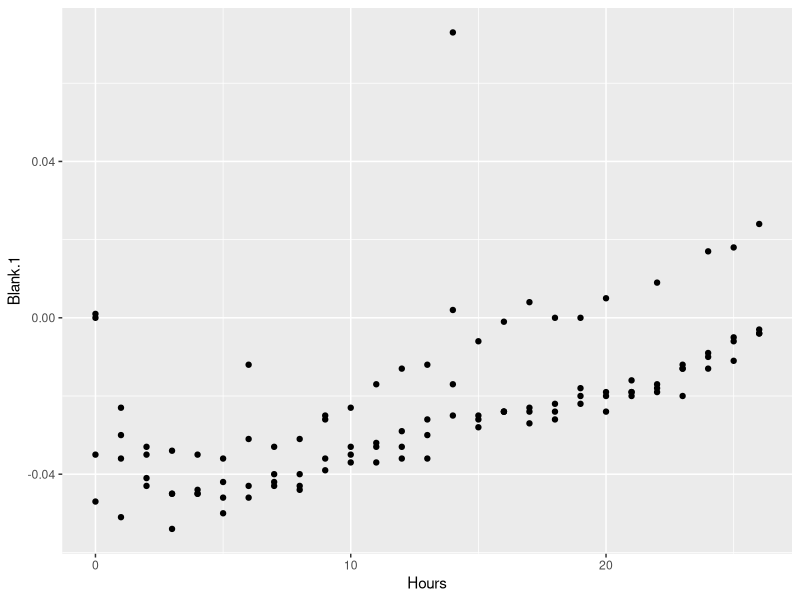
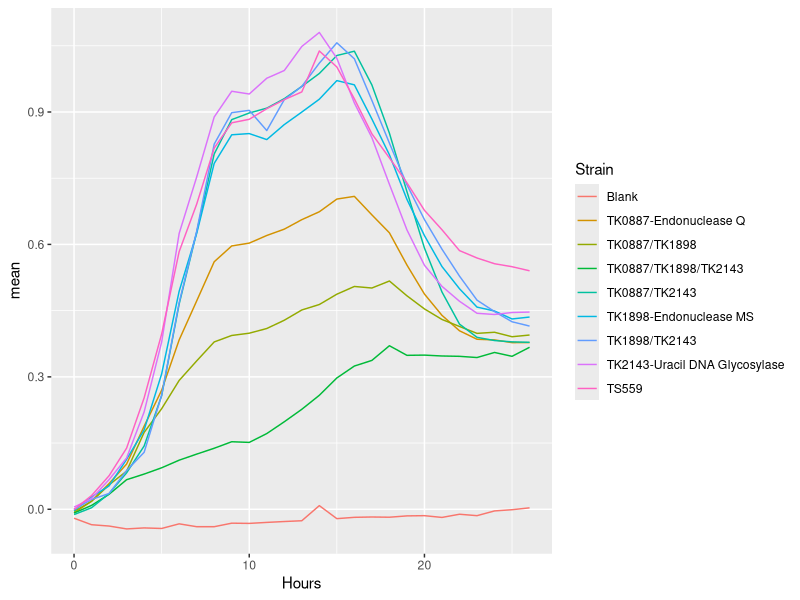
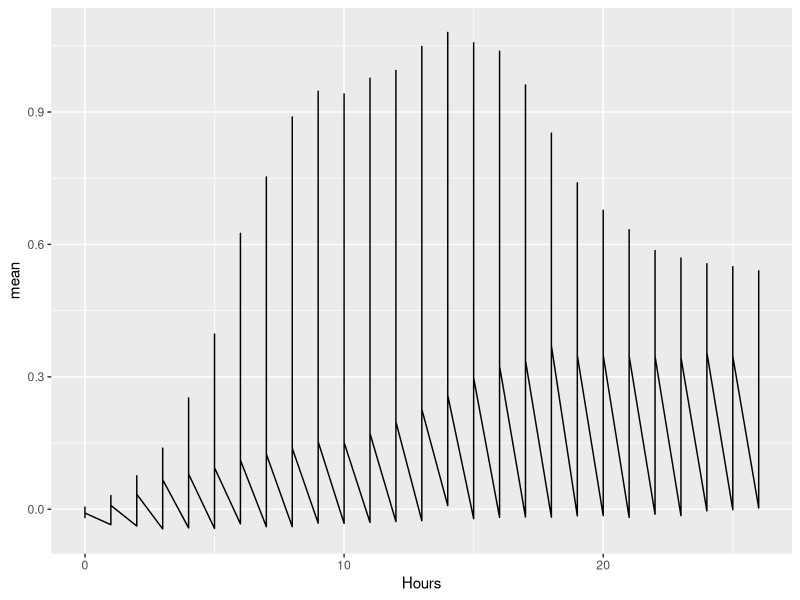
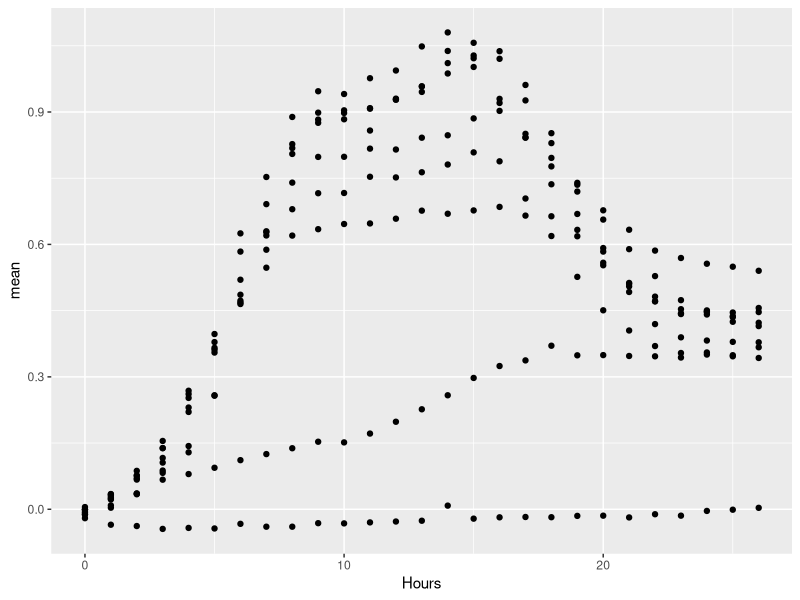
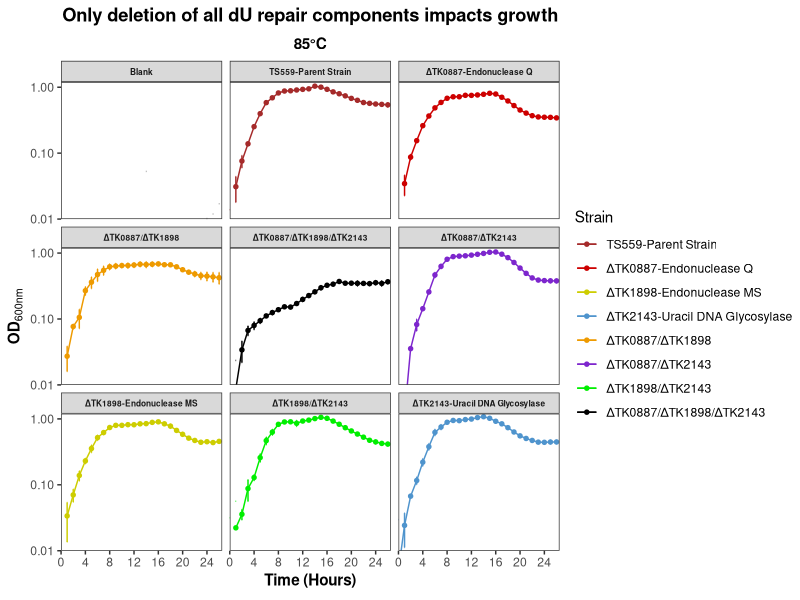
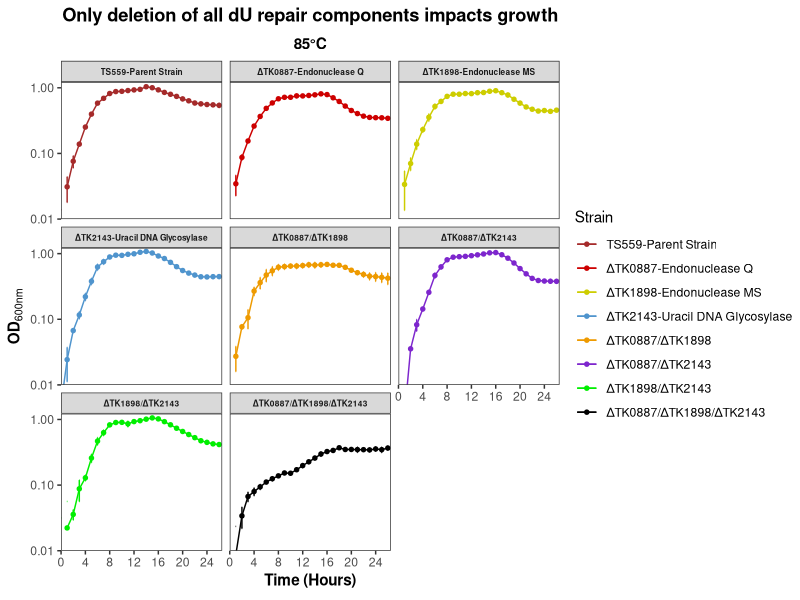
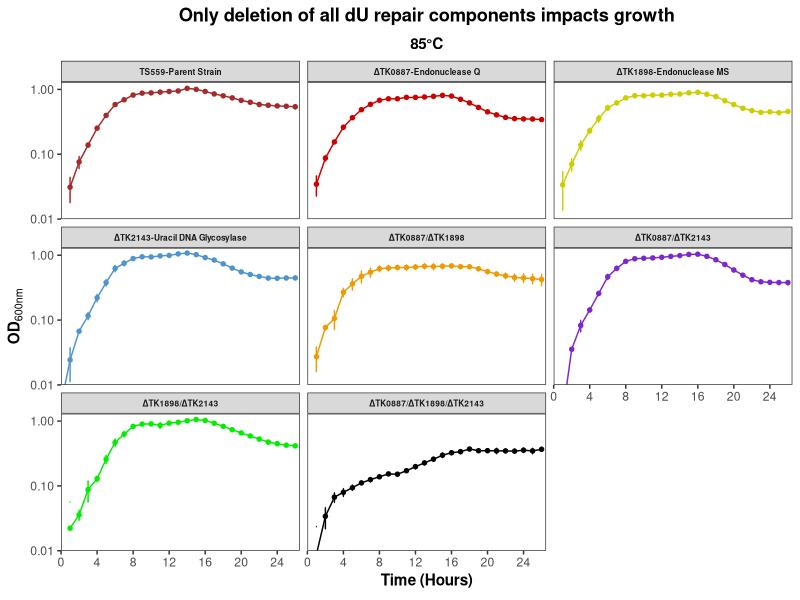
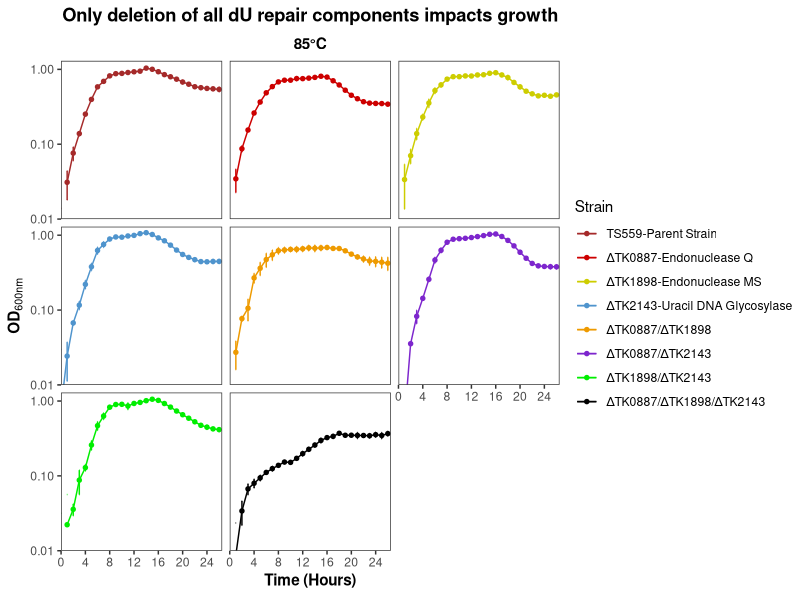

Write the R code that produced these figures, in order.
## ---- chunk 1
knitr::opts_chunk$set(echo = TRUE)
## ---- chunk 2
library(datasets)
library(tidyverse)
library(knitr)
library(ggplot2)
library(ggthemes)




## ---- chunk 3
####
#01#
####


dU_GC<-read.csv("Growth_Curve_dU.csv",fill=TRUE,header=TRUE)

head(dU_GC)


## ---- chunk 4
####
#02#
####

dU_GC%>%
  ggplot() +
  geom_point(aes(x=Hours, y=Blank.1)) +
  geom_point(aes(x=Hours, y=Blank.2)) +
geom_point(aes(x=Hours, y=Blank.3)) +
geom_point(aes(x=Hours, y=Blank.4)) 

## ---- chunk 5
####
#02#
####


GC_85_Blank <-dU_GC %>%
pivot_longer(cols = starts_with("Blank"), 
               names_to = "Blank Replicates", 
               values_to = "Blank Absorbance",
               values_drop_na = TRUE,
               values_transform = list(Absorbance=as.character)) %>%
  select(c(Hours, `Blank Replicates`, `Blank Absorbance`)) %>%
  group_by(Hours) %>%
  summarize(mean = mean(`Blank Absorbance`), sd= sd(`Blank Absorbance`)) %>%
  add_column(Strain = "Blank")

GC_85_TS559 <- dU_GC %>%
  pivot_longer(cols = starts_with("TS559"), 
               names_to = "TS559 Replicates", 
               values_to = "TS559 Absorbance",
               values_drop_na = TRUE) %>%
  select(c(Hours, `TS559 Replicates`, `TS559 Absorbance`)) %>%
  group_by(Hours) %>%
  summarize(mean = mean(`TS559 Absorbance`), sd = sd(`TS559 Absorbance`)) %>%
  add_column(Strain = "TS559")

GC_85_0887 <- dU_GC %>%
  pivot_longer(cols = starts_with("TK0887"), 
               names_to = "0887 Replicates", 
               values_to = "0887 Absorbance",
               values_drop_na = TRUE) %>%
  select(c(Hours, `0887 Replicates`, `0887 Absorbance`))%>%
  group_by(Hours) %>%
  summarize(mean = mean(`0887 Absorbance`), sd = sd(`0887 Absorbance`))%>%
  add_column(Strain = "TK0887-Endonuclease Q")


GC_85_1898 <- dU_GC %>%
  pivot_longer(cols = starts_with("TK1898"), 
               names_to = "1898 Replicates", 
               values_to = "1898 Absorbance",
               values_drop_na = TRUE) %>%
  select(c(Hours, `1898 Replicates`, `1898 Absorbance`)) %>%
  group_by(Hours) %>%
  summarize(mean = mean(`1898 Absorbance`), sd = sd(`1898 Absorbance`))%>%
  add_column(Strain = "TK1898-Endonuclease MS")

GC_85_2143 <- dU_GC %>%
  pivot_longer(cols = starts_with("TK2143"), 
               names_to = "2143 Replicates", 
               values_to = "2143 Absorbance",
               values_drop_na = TRUE) %>%
  select(c(Hours, `2143 Replicates`, `2143 Absorbance`)) %>%
  group_by(Hours) %>%
  summarize(mean = mean(`2143 Absorbance`), sd = sd(`2143 Absorbance`))%>%
  add_column(Strain = "TK2143-Uracil DNA Glycosylase")

GC_85_0887_1898 <- dU_GC %>%
  pivot_longer(cols = starts_with("TK0887.TK1898"), 
               names_to = "TK0887/TK1898 Replicates", 
               values_to = "TK0887/TK1898 Absorbance",
               values_drop_na = TRUE) %>%
  select(c(Hours, `TK0887/TK1898 Replicates`, `TK0887/TK1898 Absorbance`)) %>%
  group_by(Hours) %>%
  summarize(mean = mean(`TK0887/TK1898 Absorbance`), 
            sd = sd(`TK0887/TK1898 Absorbance`))%>%
  add_column(Strain = "TK0887/TK1898")

GC_85_0887_2143 <- dU_GC %>%
  pivot_longer(cols = starts_with("TK0887.TK2143"), 
               names_to = "TK0887/TK2143 Replicates", 
               values_to = "TK0887/TK2143 Absorbance",
               values_drop_na = TRUE) %>%
  select(c(Hours, `TK0887/TK2143 Replicates`, `TK0887/TK2143 Absorbance`)) %>%
  group_by(Hours) %>%
  summarize(mean = mean(`TK0887/TK2143 Absorbance`), 
            sd = sd(`TK0887/TK2143 Absorbance`))%>%
  add_column(Strain = "TK0887/TK2143")

GC_85_1898_2143 <- dU_GC %>%
  pivot_longer(cols = starts_with("TK1898.TK2143"), 
               names_to = "TK1898/TK2143 Replicates", 
               values_to = "TK1898/TK2143 Absorbance",
               values_drop_na = TRUE) %>%
  select(c(Hours, `TK1898/TK2143 Replicates`, `TK1898/TK2143 Absorbance`)) %>%
  group_by(Hours) %>%
  summarize(mean = mean(`TK1898/TK2143 Absorbance`), 
            sd = sd(`TK1898/TK2143 Absorbance`))%>%
  add_column(Strain = "TK1898/TK2143")

GC_85_0887_1898_2143<- dU_GC %>%
  pivot_longer(cols = starts_with("TK0887.TK1898.TK2143"), 
               names_to = "TK0887/TK1898/TK2143 Replicates", 
               values_to = "TK0887/TK1898/TK2143 Absorbance",
               values_drop_na = TRUE) %>%
  select(c(Hours, `TK0887/TK1898/TK2143 Replicates`,
           `TK0887/TK1898/TK2143 Absorbance`)) %>%
  group_by(Hours) %>%
  summarize(mean = mean(`TK0887/TK1898/TK2143 Absorbance`), 
            sd = sd(`TK0887/TK1898/TK2143 Absorbance`))%>%
  add_column(Strain = "TK0887/TK1898/TK2143")


# combine tables
dU_Table <-rbind(GC_85_Blank, GC_85_TS559)
dU_Table <-rbind(dU_Table, GC_85_0887)
dU_Table <-rbind(dU_Table, GC_85_1898)
dU_Table <-rbind(dU_Table, GC_85_2143)
dU_Table <-rbind(dU_Table, GC_85_0887_1898)
dU_Table <-rbind(dU_Table, GC_85_0887_2143)
dU_Table <-rbind(dU_Table, GC_85_1898_2143)
dU_Table_Final <-rbind(dU_Table, GC_85_0887_1898_2143)


dU_Table_Final %>%
  ggplot() +
  geom_line(aes(x=Hours, y=mean, color=Strain))
## ---- chunk 6
dU_Table_Final %>%
  ggplot() +
  geom_line(aes(x=Hours, y=mean))

## ---- chunk 7
####
#03#
####

dU_GC_tidy<-read.csv("Growth_Curve_dU_tidy.csv",fill=TRUE,header=TRUE)

head(dU_GC_tidy)

dU_GC_tidy_Stat <- dU_GC_tidy %>%
  group_by(Hours, Strain) %>%
  summarize(mean = mean(OD), sd = sd(OD)) %>%
  group_by(Strain)

dU_GC_tidy_Stat%>%
  ggplot() +
  geom_point(aes(x=Hours, y=mean))
  

## ---- chunk 8
####
#04#
####


  

## ---- chunk 9
####
#05#
####


dU_GC_tidy_Stat <- dU_GC_tidy_Stat %>%
  mutate(Strain = 
           recode(Strain, "TK0887-Endonuclease Q" = "\u0394TK0887-Endonuclease Q", 
                  "TK1898-Endonuclease MS" = "\u0394TK1898-Endonuclease MS", 
                  "TK2143-Uracil DNA Glycosylase" = "\u0394TK2143-Uracil DNA Glycosylase",
                  "TK0887/TK1898" = "\u0394TK0887/\u0394TK1898", 
                  "TK0887/TK2143" = "\u0394TK0887/\u0394TK2143", 
                  "TK1898/TK2143" = "\u0394TK1898/\u0394TK2143", 
                  "TK0887/TK1898/TK2143" = "\u0394TK0887/\u0394TK1898/\u0394TK2143"))

#now let's see how the graph looks with the mutated data

  

## ---- chunk 10
####
#06#
####


## ---- chunk 11
####
#06b#
####




## ---- chunk 12
####
#07#
####

help("plotmath")


  

## ---- chunk 13
####
#08#
####


                       
                                                                

## ---- chunk 14
####
#08b#
####


                       
                                                                
  
## ---- chunk 15
####
#08c#
####


                       
                                                                
  
## ---- chunk 16
####
#09#
####



## ---- chunk 17
####
#09b#
####


 
## ---- chunk 18
####
#09c#
####



## ---- chunk 19
####
#10#
####


  



## ---- chunk 20
####
#10b#
####

#the following line of code will remove the grid panel.
  #theme(panel.grid.major = element_blank(), panel.grid.minor = element_blank())

#using a theme


  

#using and adjusting the theme


## ---- chunk 21
####
#10#
####



#ggsave("dU Growth Curve.jpg")
 
## ---- chunk 22
####
#11#
####

dU_GC_tidy_Stat%>%
  ggplot() +
  theme_test() +
  geom_line(aes(x=Hours, y=mean, color=Strain), size=0.5) +
  geom_point(aes(x=Hours, y=mean, color=Strain), size=1.2) +
  geom_errorbar(width=0.1, aes(x=Hours, ymax = mean+sd, ymin = mean-sd, color=Strain)) +
  labs(title = bquote(bold("Only deletion of all dU repair components impacts growth")), subtitle=bquote(bold("85\u00B0C")),
       y = bquote(bold("OD")[600][nm]),
       x = bquote(bold('Time (Hours)'))) +
  theme(plot.title = element_text(hjust = 0.5), plot.subtitle= element_text(hjust =   0.5)) +
  scale_x_continuous(breaks=c(0, 4, 8, 12, 16, 20, 24), expand=c(0,0)) +
  scale_y_continuous(breaks=c(0.01, 0.1, 1.0), expand=c(0,0), trans='log10') +
  coord_cartesian(xlim=c(0,26.5), ylim=c(0.01, 1.2)) + 
  scale_color_manual(values=c("white", "brown", "red3", "yellow3", "steelblue3", "orange2", "purple3", "green2", "black" ), name = "Strain", breaks=c("Blank", "TS559-Parent Strain", "\u0394TK0887-Endonuclease Q", "\u0394TK1898-Endonuclease MS", "\u0394TK2143-Uracil DNA Glycosylase","\u0394TK0887/\u0394TK1898", "\u0394TK0887/\u0394TK2143", "\u0394TK1898/\u0394TK2143", "\u0394TK0887/\u0394TK1898/\u0394TK2143"), limits = c("TS559-Parent Strain", "\u0394TK0887-Endonuclease Q", "\u0394TK1898-Endonuclease MS", "\u0394TK2143-Uracil DNA Glycosylase","\u0394TK0887/\u0394TK1898", "\u0394TK0887/\u0394TK2143", "\u0394TK1898/\u0394TK2143", "\u0394TK0887/\u0394TK1898/\u0394TK2143"))+
  theme(panel.grid.major = element_blank(), panel.grid.minor = element_blank()) +
  facet_wrap(~Strain) +
  theme(strip.text = element_text(face = "bold", size=6))

## ---- chunk 23
####
#11b#
####

dU_GC_tidy_Stat_Clean <- dU_GC_tidy_Stat[-(which(dU_GC_tidy_Stat$Strain %in% "Blank" )),]

                                                 
dU_GC_tidy_Stat_Clean%>%
  ggplot() +
  theme_test() +
  geom_line(aes(x=Hours, y=mean, color=Strain), size=0.5) +
  geom_point(aes(x=Hours, y=mean, color=Strain), size=1.2) +
  geom_errorbar(width=0.1, aes(x=Hours, ymax = mean+sd, ymin = mean-sd, color=Strain)) +
  labs(title = bquote(bold("Only deletion of all dU repair components impacts growth")), subtitle=bquote(bold("85\u00B0C")),
       y = bquote(bold("OD")[600][nm]),
       x = bquote(bold('Time (Hours)'))) +
  theme(plot.title = element_text(hjust = 0.5), plot.subtitle= element_text(hjust =   0.5)) +
  scale_x_continuous(breaks=c(0, 4, 8, 12, 16, 20, 24), expand=c(0,0)) +
  scale_y_continuous(breaks=c(0.01, 0.1, 1.0), expand=c(0,0), trans='log10') +
  coord_cartesian(xlim=c(0,26.5), ylim=c(0.01, 1.225)) + 
  scale_color_manual(values=c("brown", "red3", "yellow3", "steelblue3", "orange2", "purple3", "green2", "black" ), name = "Strain", breaks=c("TS559-Parent Strain", "\u0394TK0887-Endonuclease Q", "\u0394TK1898-Endonuclease MS", "\u0394TK2143-Uracil DNA Glycosylase","\u0394TK0887/\u0394TK1898", "\u0394TK0887/\u0394TK2143", "\u0394TK1898/\u0394TK2143", "\u0394TK0887/\u0394TK1898/\u0394TK2143"), limits = c("TS559-Parent Strain", "\u0394TK0887-Endonuclease Q", "\u0394TK1898-Endonuclease MS", "\u0394TK2143-Uracil DNA Glycosylase","\u0394TK0887/\u0394TK1898", "\u0394TK0887/\u0394TK2143", "\u0394TK1898/\u0394TK2143", "\u0394TK0887/\u0394TK1898/\u0394TK2143"))+
  theme(panel.grid.major = element_blank(), panel.grid.minor = element_blank()) +
  facet_wrap(~Strain) +
  facet_wrap(~factor(Strain, levels=c( "TS559-Parent Strain", "\u0394TK0887-Endonuclease Q", "\u0394TK1898-Endonuclease MS", "\u0394TK2143-Uracil DNA Glycosylase","\u0394TK0887/\u0394TK1898", "\u0394TK0887/\u0394TK2143", "\u0394TK1898/\u0394TK2143", "\u0394TK0887/\u0394TK1898/\u0394TK2143"))) +
    theme(strip.text = element_text(face = "bold", size=6))


## ---- chunk 24
####
#11c#
####


#without the legend


dU_GC_tidy_Stat_Clean%>%
  ggplot() +
  theme_test() +
  geom_line(aes(x=Hours, y=mean, color=Strain), size=0.5) +
  geom_point(aes(x=Hours, y=mean, color=Strain), size=1.2) +
  geom_errorbar(width=0.1, aes(x=Hours, ymax = mean+sd, ymin = mean-sd, color=Strain)) +
  labs(title = bquote(bold("Only deletion of all dU repair components impacts growth")), subtitle=bquote(bold("85\u00B0C")),
       y = bquote(bold("OD")[600][nm]),
       x = bquote(bold('Time (Hours)'))) +
  theme(plot.title = element_text(hjust = 0.5), plot.subtitle= element_text(hjust =   0.5)) +
  scale_x_continuous(breaks=c(0, 4, 8, 12, 16, 20, 24), expand=c(0,0)) +
  scale_y_continuous(breaks=c(0.01, 0.1, 1.0), expand=c(0,0), trans='log10') +
  coord_cartesian(xlim=c(0,26.5), ylim=c(0.01, 1.3)) + 
  scale_color_manual(values=c("brown", "red3", "yellow3", "steelblue3", "orange2", "purple3", "green2", "black" ), name = "Strain", breaks=c("TS559-Parent Strain", "\u0394TK0887-Endonuclease Q", "\u0394TK1898-Endonuclease MS", "\u0394TK2143-Uracil DNA Glycosylase","\u0394TK0887/\u0394TK1898", "\u0394TK0887/\u0394TK2143", "\u0394TK1898/\u0394TK2143", "\u0394TK0887/\u0394TK1898/\u0394TK2143"), limits = c("TS559-Parent Strain", "\u0394TK0887-Endonuclease Q", "\u0394TK1898-Endonuclease MS", "\u0394TK2143-Uracil DNA Glycosylase","\u0394TK0887/\u0394TK1898", "\u0394TK0887/\u0394TK2143", "\u0394TK1898/\u0394TK2143", "\u0394TK0887/\u0394TK1898/\u0394TK2143"))+
  theme(panel.grid.major = element_blank(), panel.grid.minor = element_blank()) +
  facet_wrap(~Strain) +
  facet_wrap(~factor(Strain, levels=c( "TS559-Parent Strain", "\u0394TK0887-Endonuclease Q", "\u0394TK1898-Endonuclease MS", "\u0394TK2143-Uracil DNA Glycosylase","\u0394TK0887/\u0394TK1898", "\u0394TK0887/\u0394TK2143", "\u0394TK1898/\u0394TK2143", "\u0394TK0887/\u0394TK1898/\u0394TK2143"))) +
    theme(strip.text = element_text(face = "bold", size=6)) +
theme(legend.position = "none") 

ggsave("dU Growth Curve_Facet_Wrapped.jpg")


#without the panel labels


dU_GC_tidy_Stat_Clean%>%
  ggplot() +
  theme_test() +
  geom_line(aes(x=Hours, y=mean, color=Strain), size=0.5) +
  geom_point(aes(x=Hours, y=mean, color=Strain), size=1.2) +
  geom_errorbar(width=0.1, aes(x=Hours, ymax = mean+sd, ymin = mean-sd, color=Strain)) +
  labs(title = bquote(bold("Only deletion of all dU repair components impacts growth")), subtitle=bquote(bold("85\u00B0C")),
       y = bquote(bold("OD")[600][nm]),
       x = bquote(bold('Time (Hours)'))) +
  theme(plot.title = element_text(hjust = 0.5), plot.subtitle= element_text(hjust =   0.5)) +
  scale_x_continuous(breaks=c(0, 4, 8, 12, 16, 20, 24), expand=c(0,0)) +
  scale_y_continuous(breaks=c(0.01, 0.1, 1.0), expand=c(0,0), trans='log10') +
  coord_cartesian(xlim=c(0,26.5), ylim=c(0.01, 1.3)) + 
  scale_color_manual(values=c("brown", "red3", "yellow3", "steelblue3", "orange2", "purple3", "green2", "black" ), name = "Strain", breaks=c("TS559-Parent Strain", "\u0394TK0887-Endonuclease Q", "\u0394TK1898-Endonuclease MS", "\u0394TK2143-Uracil DNA Glycosylase","\u0394TK0887/\u0394TK1898", "\u0394TK0887/\u0394TK2143", "\u0394TK1898/\u0394TK2143", "\u0394TK0887/\u0394TK1898/\u0394TK2143"), limits = c("TS559-Parent Strain", "\u0394TK0887-Endonuclease Q", "\u0394TK1898-Endonuclease MS", "\u0394TK2143-Uracil DNA Glycosylase","\u0394TK0887/\u0394TK1898", "\u0394TK0887/\u0394TK2143", "\u0394TK1898/\u0394TK2143", "\u0394TK0887/\u0394TK1898/\u0394TK2143"))+
  theme(panel.grid.major = element_blank(), panel.grid.minor = element_blank()) +
  facet_wrap(~Strain) +
  facet_wrap(~factor(Strain, levels=c( "TS559-Parent Strain", "\u0394TK0887-Endonuclease Q", "\u0394TK1898-Endonuclease MS", "\u0394TK2143-Uracil DNA Glycosylase","\u0394TK0887/\u0394TK1898", "\u0394TK0887/\u0394TK2143", "\u0394TK1898/\u0394TK2143", "\u0394TK0887/\u0394TK1898/\u0394TK2143"))) +
    theme(strip.text = element_text(face = "bold", size=6)) +
theme( strip.text.x = element_blank() )

ggsave("dU Growth Curve_Facet_Wrapped_2.jpg")
 
## ---- chunk 25
####
#11#
####

#install.packages("ggpubr")
library(ggpubr)

#make 85 degree data into an item

dU_85 <- dU_GC_tidy_Stat_Clean%>%
  ggplot() +
  theme_test() +
  geom_line(aes(x=Hours, y=mean, color=Strain), size=0.5) +
  geom_point(aes(x=Hours, y=mean, color=Strain), size=1.2) +
  geom_errorbar(width=0.1, aes(x=Hours, ymax = mean+sd, ymin = mean-sd, color=Strain)) +
  labs(subtitle=bquote(bold("85\u00B0C")),
       y = bquote(bold("OD")[600][nm]),
       x = bquote(bold('Time (Hours)'))) +
  theme(plot.subtitle= element_text(hjust =   0.5)) +
  scale_x_continuous(breaks=c(0, 4, 8, 12, 16, 20, 24), expand=c(0,0)) +
  scale_y_continuous(breaks=c(0.01, 0.1, 1.0), expand=c(0,0), trans='log10') +
  coord_cartesian(xlim=c(0,26.5), ylim=c(0.01, 1.3)) + 
  scale_color_manual(values=c("brown", "red3", "yellow3", "steelblue3", "orange2", "purple3", "green2", "black" ), name = "Strain", breaks=c("TS559-Parent Strain", "\u0394TK0887-Endonuclease Q", "\u0394TK1898-Endonuclease MS", "\u0394TK2143-Uracil DNA Glycosylase","\u0394TK0887/\u0394TK1898", "\u0394TK0887/\u0394TK2143", "\u0394TK1898/\u0394TK2143", "\u0394TK0887/\u0394TK1898/\u0394TK2143"), limits = c("TS559-Parent Strain", "\u0394TK0887-Endonuclease Q", "\u0394TK1898-Endonuclease MS", "\u0394TK2143-Uracil DNA Glycosylase","\u0394TK0887/\u0394TK1898", "\u0394TK0887/\u0394TK2143", "\u0394TK1898/\u0394TK2143", "\u0394TK0887/\u0394TK1898/\u0394TK2143"))+
  theme(panel.grid.major = element_blank(), panel.grid.minor = element_blank()) +
  theme(legend.position="bottom", legend.text = element_text(size=5))


#95 degree data

dU_GC_tidy_95<-read.csv("Growth_Curve_dU_tidy_95.csv",fill=TRUE,header=TRUE)

head(dU_GC_tidy)

dU_GC_tidy_Stat_95 <- dU_GC_tidy_95 %>%
  group_by(Hours, Strain) %>%
  summarize(mean = mean(OD), sd = sd(OD)) %>%
  group_by(Strain) %>%
  mutate(Strain = recode(Strain, "TK0887-Endonuclease Q" = "\u0394TK0887-Endonuclease Q", "TK1898-Endonuclease MS" = "\u0394TK1898-Endonuclease MS", "TK2143-Uracil DNA Glycosylase" = "\u0394TK2143-Uracil DNA Glycosylase", "TK0887/TK1898" = "\u0394TK0887/\u0394TK1898", "TK0887/TK2143" = "\u0394TK0887/\u0394TK2143", "TK1898/TK2143" = "\u0394TK1898/\u0394TK2143", "TK0887/TK1898/TK2143" = "\u0394TK0887/\u0394TK1898/\u0394TK2143"))

dU_GC_tidy_Stat_Clean_95 <- dU_GC_tidy_Stat_95[-(which(dU_GC_tidy_Stat_95$Strain %in% "Blank" )),]

dU_95 <- dU_GC_tidy_Stat_Clean%>%
  ggplot() +
  theme_test() +
  geom_line(aes(x=Hours, y=mean, color=Strain), size=0.5) +
  geom_point(aes(x=Hours, y=mean, color=Strain), size=1.2) +
  geom_errorbar(width=0.1, aes(x=Hours, ymax = mean+sd, ymin = mean-sd, color=Strain)) +
  labs(subtitle=bquote(bold("95\u00B0C")),
       y = bquote(bold("OD")[600][nm]),
       x = bquote(bold('Time (Hours)'))) +
  theme(plot.subtitle= element_text(hjust =   0.5)) +
  scale_x_continuous(breaks=c(0, 4, 8, 12, 16, 20, 24), expand=c(0,0)) +
  scale_y_continuous(breaks=c(0.01, 0.1, 1.0), expand=c(0,0), trans='log10') +
  coord_cartesian(xlim=c(0,26.5), ylim=c(0.01, 1.3)) + 
  scale_color_manual(values=c("brown", "red3", "yellow3", "steelblue3", "orange2", "purple3", "green2", "black" ), name = "Strain", breaks=c("TS559-Parent Strain", "\u0394TK0887-Endonuclease Q", "\u0394TK1898-Endonuclease MS", "\u0394TK2143-Uracil DNA Glycosylase","\u0394TK0887/\u0394TK1898", "\u0394TK0887/\u0394TK2143", "\u0394TK1898/\u0394TK2143", "\u0394TK0887/\u0394TK1898/\u0394TK2143"), limits = c("TS559-Parent Strain", "\u0394TK0887-Endonuclease Q", "\u0394TK1898-Endonuclease MS", "\u0394TK2143-Uracil DNA Glycosylase","\u0394TK0887/\u0394TK1898", "\u0394TK0887/\u0394TK2143", "\u0394TK1898/\u0394TK2143", "\u0394TK0887/\u0394TK1898/\u0394TK2143"))+
  theme(panel.grid.major = element_blank(), panel.grid.minor = element_blank()) +
  theme(legend.position="none")


#ggarange

dU_Plot <- ggarrange(dU_85, dU_95, ncol=2, common.legend = TRUE, legend="bottom")

dU_Plot <-annotate_figure(dU_Plot, top = text_grob("Only deletion of all dU repair components impacts growth", 
               color = "black", face = "bold", size = 14))

ggsave("dU_GC_Final.jpg", dU_Plot)


